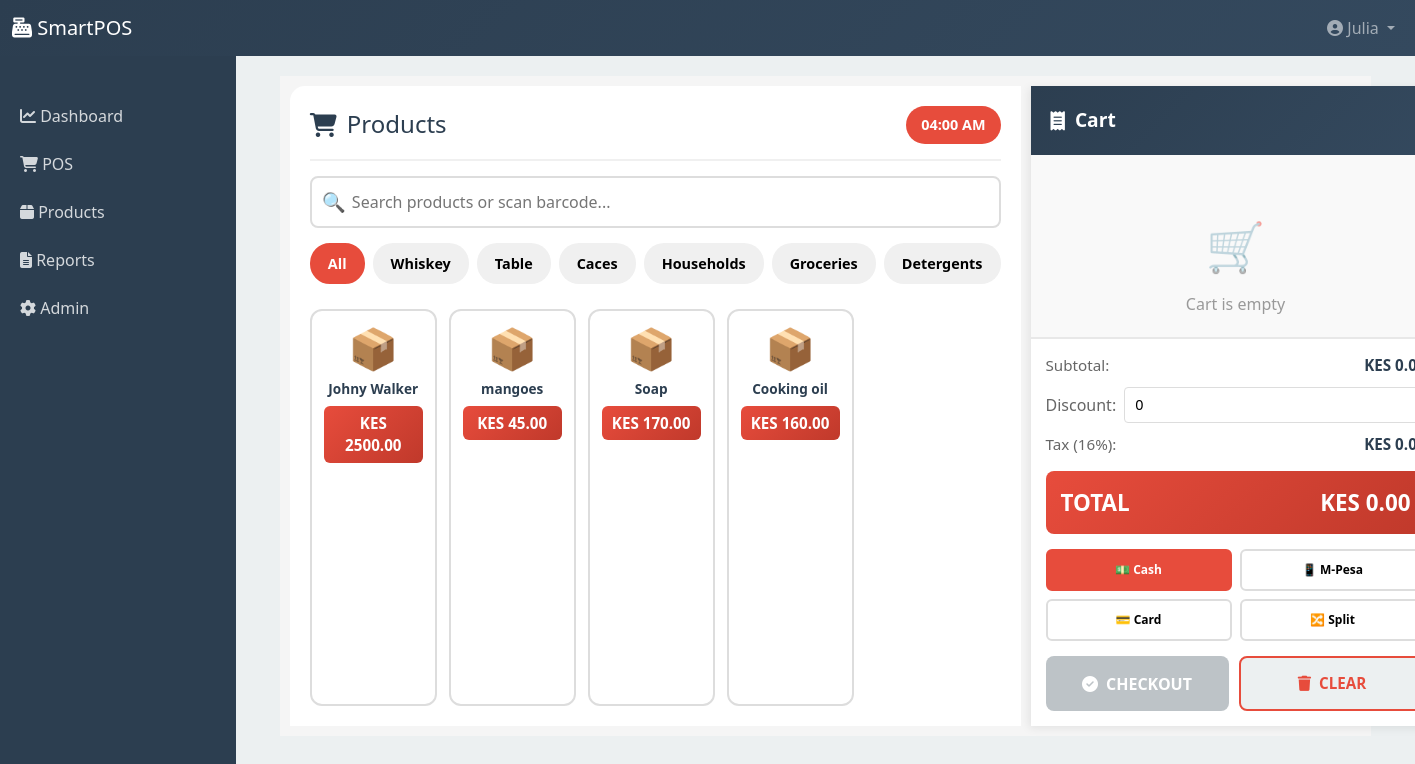
Page /pos/ (signed in) on the committed database.
### smartpos/models.py (models this page shows, shortened)
class CustomUser(AbstractUser):
    ROLE_CHOICES = [
        ('admin', 'Administrator'),
        ('manager', 'Manager'),
        ('cashier', 'Cashier'),
        ('accountant', 'Accountant'),
    ]
    role = models.CharField(max_length=20, choices=ROLE_CHOICES, default='cashier')
    is_active_staff = models.BooleanField(default=True)
    phone = models.CharField(max_length=15, blank=True)
    activity_log = models.TextField(blank=True)

class Category(models.Model):
    CATEGORY_TYPES = [
        ('drinks', 'Drinks'),
        ('food', 'Food'),
        ('groceries', 'Groceries'),
        ('household', 'Household Items'),
        ('alcohol', 'Alcohol'),
    ]
    id = models.UUIDField(primary_key=True, default=uuid.uuid4)
    name = models.CharField(max_length=100, unique=True)
    category_type = models.CharField(max_length=20, choices=CATEGORY_TYPES)
    description = models.TextField(blank=True)
    created_at = models.DateTimeField(auto_now_add=True)
    class Meta:
        verbose_name_plural = "Categories"

class Product(models.Model):
    UNIT_CHOICES = [
        ('piece', 'Piece'),
        ('kg', 'Kilogram'),
        ('liter', 'Liter'),
        ('bottle', 'Bottle'),
        ('glass', 'Glass'),
    ]
    id = models.UUIDField(primary_key=True, default=uuid.uuid4)
    name = models.CharField(max_length=255)
    barcode = models.CharField(max_length=100, unique=True, blank=True)
    category = models.ForeignKey(Category, on_delete=models.PROTECT)
    cost_price = models.DecimalField(max_digits=10, decimal_places=2)
    selling_price = models.DecimalField(max_digits=10, decimal_places=2)
    unit_of_measure = models.CharField(max_length=20, choices=UNIT_CHOICES)
    image = models.ImageField(upload_to='products/', blank=True)
    expiry_date = models.DateField(null=True, blank=True)
    batch_number = models.CharField(max_length=100, blank=True)
    bottle_price = models.DecimalField(max_digits=10, decimal_places=2, null=True, blank=True)
    glass_price = models.DecimalField(max_digits=10, decimal_places=2, null=True, blank=True)
    is_alcohol = models.BooleanField(default=False)
    is_active = models.BooleanField(default=True)
    created_at = models.DateTimeField(auto_now_add=True)
    updated_at = models.DateTimeField(auto_now=True)

### smartpos/views.py (the view)
# urls.py: path('pos/', views.pos_screen, name='pos'),
@login_required(login_url='login')
def pos_screen(request):
    if request.user.role not in ['cashier', 'manager', 'admin']:
        return redirect('dashboard')
    products = Product.objects.filter(is_active=True)
    categories = Category.objects.all()
    context = {
        'products': products,
        'categories': categories,
    }
    return render(request, 'smartpos/pos_screen.html', context)

### templates/smartpos/pos_screen.html (shortened to what this page needs)
{% extends 'smartpos/base.html' %} {% block title %}POS - SmartPOS{% endblock %}
{% block content %}
<div class="pos-wrapper">
  <div class="products-section">
    <div class="pos-header">
      <h2><i class="fas fa-shopping-cart"></i> Products</h2>
      <span class="time-display" id="timeDisplay">00:00</span>
    </div>
    <div class="search-container">
      <input
        type="text"
        id="searchInput"
        placeholder="Search products or scan barcode..."
      />
    </div>
    <div class="category-bar">
      <button class="category-btn active" onclick="filterCategory('', this)">
        All
      </button>
      {% for category in categories %}
      <button
        class="category-btn"
        onclick="filterCategory('{{ category.id }}', this)"
      >
        {{ category.name }}
      </button>
      {% endfor %}
    </div>
    <div class="products-grid" id="productsGrid">
      {% for product in products %}
      <div
        class="product-card"
        onclick="addToCart('{{ product.id }}', '{{ product.name }}', {{ product.selling_price }})"
      >
        <div class="product-icon">📦</div>
        <div class="product-name">{{ product.name }}</div>
        <div class="product-price">KES {{ product.selling_price }}</div>
      </div>
      {% endfor %}
    </div>
  </div>
  <div class="cart-section">
    <div class="cart-header"><i class="fas fa-receipt"></i> Cart</div>
    <div class="cart-items" id="cartItems">
      <div class="empty-cart-message">
        <div class="empty-cart-icon">🛒</div>
        <p>Cart is empty</p>
      </div>
    </div>
    <div class="cart-footer">
      <div class="cart-summary">
        <div class="summary-row">
          <span class="summary-label">Subtotal:</span>
          <span class="summary-value" id="subtotal">KES 0.00</span>
        </div>
        <div class="discount-row">
          <span class="summary-label">Discount:</span>
          <input
            type="number"
            id="discountInput"
            min="0"
            step="0.01"
            value="0"
            onchange="updateTotals()"
            placeholder="0.00"
          />
        </div>
        <div class="summary-row">
          <span class="summary-label">Tax (16%):</span>
          <span class="summary-value" id="tax">KES 0.00</span>
        </div>
      </div>
      <div class="summary-total">
        <span>TOTAL</span>
        <span id="total">KES 0.00</span>
      </div>
      <div class="payment-methods">
        <button
          class="payment-btn active"
          data-method="cash"
          onclick="setPaymentMethod('cash', this)"
        >
          💵 Cash
        </button>
        <button
          class="payment-btn"
          data-method="mpesa"
          onclick="setPaymentMethod('mpesa', this)"
        >
          📱 M-Pesa
        </button>
        <button
          class="payment-btn"
          data-method="card"
          onclick="setPaymentMethod('card', this)"
        >
          💳 Card
        </button>
        <button
          class="payment-btn"
          data-method="split"
          onclick="setPaymentMethod('split', this)"
        >
          🔀 Split
        </button>
      </div>
      <div class="action-buttons">
        <button
          class="checkout-btn"
          id="checkoutBtn"
          onclick="processCheckout()"
          disabled
        >
          <i class="fas fa-check-circle"></i> CHECKOUT
        </button>
        <button class="clear-btn" onclick="clearCart()">
          <i class="fas fa-trash"></i> CLEAR
        </button>
      </div>
    </div>
  </div>
</div>
{% endblock %}

### templates/smartpos/base.html (shortened to what this page needs)
<!DOCTYPE html>
<html lang="en">
  <head>
    <link
      href="https://cdn.jsdelivr.net/npm/bootstrap@5.3.0/dist/css/bootstrap.min.css"
      rel="stylesheet"
    />
    <link
      href="https://cdnjs.cloudflare.com/ajax/libs/font-awesome/6.4.0/css/all.min.css"
      rel="stylesheet"
    />
  </head>
  <body>
    <nav class="navbar navbar-expand-lg navbar-dark">
      <div class="container-fluid">
        <a class="navbar-brand" href="/">
          <i class="fas fa-cash-register"></i> SmartPOS
        </a>
        <div class="collapse navbar-collapse" id="navbarNav">
          <ul class="navbar-nav ms-auto">
            <li class="nav-item dropdown">
              <a
                class="nav-link dropdown-toggle"
                href="#"
                role="button"
                data-bs-toggle="dropdown"
              >
                <i class="fas fa-user-circle"></i> {{ user.username }}
              </a>
            </li>
          </ul>
        </div>
      </div>
    </nav>
    <div class="container-fluid">
      <div class="row">
        {% if user.is_authenticated %}
        <nav class="col-md-2 d-md-block sidebar">
          <ul class="nav flex-column pt-3">
            <li class="nav-item">
              <a class="nav-link" href="/"
                ><i class="fas fa-chart-line"></i> Dashboard</a
              >
            </li>
            <li class="nav-item">
              <a class="nav-link" href="/pos/"
                ><i class="fas fa-shopping-cart"></i> POS</a
              >
            </li>
            <li class="nav-item">
              <a class="nav-link" href="/products/"
                ><i class="fas fa-box"></i> Products</a
              >
            </li>
            <li class="nav-item">
              <a class="nav-link" href="/reports/sales/"
                ><i class="fas fa-file-alt"></i> Reports</a
              >
            </li>
            <li class="nav-item">
              <a class="nav-link" href="/admin/"
                ><i class="fas fa-cog"></i> Admin</a
              >
            </li>
          </ul>
        </nav>
        {% endif %}
        <main class="col-md-10 ms-sm-auto px-md-4">
          <div class="content">
             {% block content %}{% endblock %}
          </div>
        </main>
      </div>
    </div>
  </body>
</html>

### templates/smartpos/base.html (style rules this page uses)
:root { --primary: #2c3e50; --secondary: #e74c3c; }
body { font-family: "Segoe UI", sans-serif; background-color: #ecf0f1; }
.navbar { background: linear-gradient(135deg, var(--primary) 0%, #34495e 100%); }
.sidebar { background: var(--primary); min-height: 100vh; color: white; padding: 20px 0; }
.sidebar .nav-link { color: rgba(255, 255, 255, 0.8); padding: 12px 20px; }
.content { padding: 20px; }

### rows in the picture
CustomUser: username "Julia"
Category: name "Whiskey"
Category: name "Table"
Category: name "Caces"
Category: name "Households"
Category: name "Groceries"
Category: name "Detergents"
Product: name "Johny Walker", selling_price "2500.00"
Product: name "mangoes", selling_price "45.00"
Product: name "Soap", selling_price "170.00"
Product: name "Cooking oil", selling_price "160.00"
